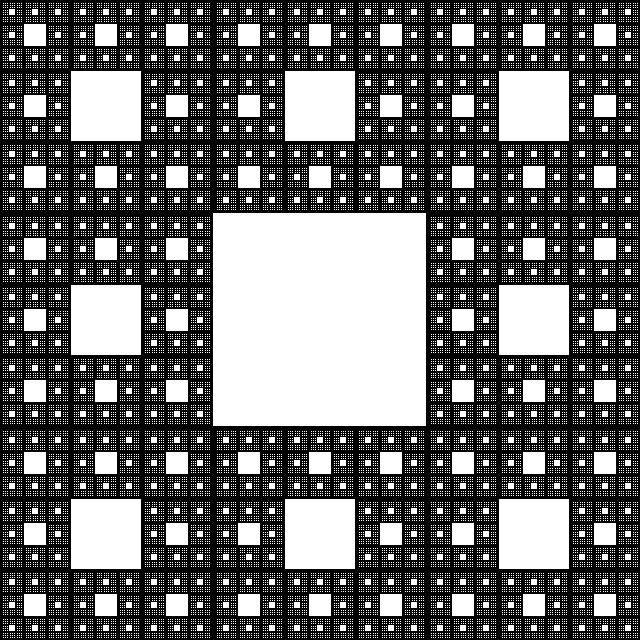
Frame 1 (no input)
Frame 60 (the mouse pressed at the canvas centre just before this capture): identical to frame 1, image omitted
Frame 120 (the mouse held since frame 60 and released just before this capture): identical to frame 1, image omitted

The Processing sketch that drew this single still picture (run headless with seeded random() and noise(); from frame 60 on, the mouse is pressed at the canvas centre):

// Processing sketch: assignment2
// ── assignment2.pde
void setup(){
  size(640,640);
  
  System.out.println("done");
}


void draw(){
  background(255);
  noFill();
  
  carpet(0,5,-3,-3,width,height);
}

void carpet(int cl, int ml, int sx, int sy, int ex, int ey){
  if(cl == ml){
     return; 
  }
  int delta = (ex - sx)/3;
  for(int i = 0; i < 3; i++){
    for(int j = 0; j < 3; j++){
       int xval = i*delta + sx+1;
       int yval = j*delta + sy+1;
       if(!((i == 1) && (j== 1))){
         color(0);
         fill(255);
         rect(xval,yval,delta,delta);
         carpet(cl+1, ml,xval,yval,xval+delta,yval+delta);
       }
        
    }
  }
}
